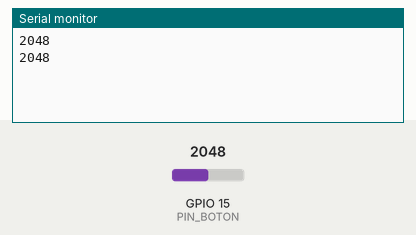
This program was run on a simulated ESP32. Shown: the last lines printed to the serial monitor. Inputs (shaded band) come from the test bench; at power-on: GPIO 15 (PIN_BOTON) = 2048.

Above: at 1.8 s.
1.9 s: GPIO 15 (PIN_BOTON) set to 2866
At 2.8 s:
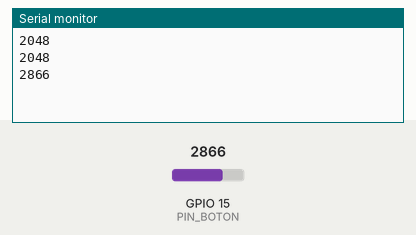
3.4 s: GPIO 15 (PIN_BOTON) set to 3603
At 4.8 s:
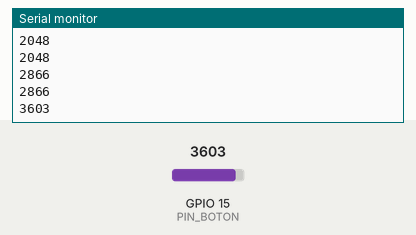
Timing chart, 0 to 6.4 s (numbered marks = the images above; inputs shaded):
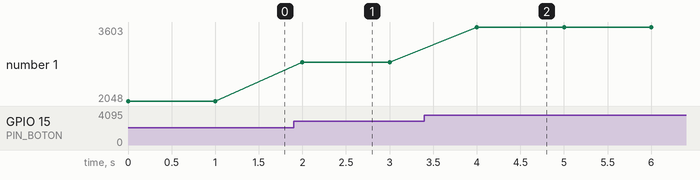

Measured:
- after the input at 1.9 s, the serial monitor: prints a new line after 0.10 s (image 1)
- after the input at 3.4 s, the serial monitor: prints a new line after 0.60 s (image 2)
- plotted number 1: 2048 → 2866 after the input at 1.9 s, 2866 → 3603 after the input at 3.4 s

The program:

main.cpp
```cpp
#include <Arduino.h>
#include <macros.h>

void setup() {
  Serial.begin(115200);
}

void loop() {
  Serial.println(analogRead(PIN_BOTON));
  delay(1000);
}
```

macros.h
```cpp
#define PIN_LED    2
#define PIN_BOTON 15
```
